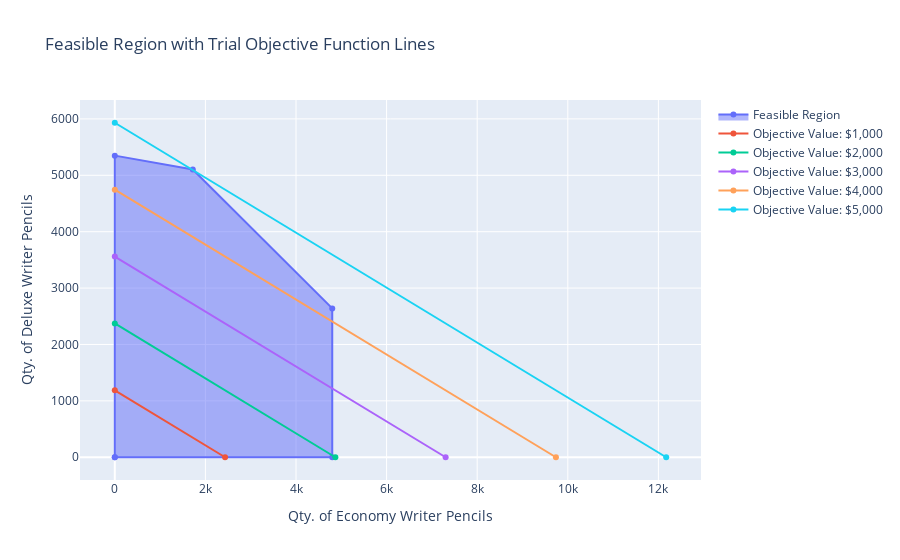

The notebook cell saved with this chart:
### Markdown cell above
### Optimal Solution Investigation

### Code cell
obj_traces = []
for i in [1000, 2000, 3000, 4000, 5000]:
    obj_traces.append(go.Scatter(
        x = [0, i/profit_contrib['Economy']],
        y = [i/profit_contrib['Deluxe'], 0],
        name = f'Objective Value: ${i:,}'
    ))
    
layout['title']['text'] = 'Feasible Region with Trial Objective Function Lines'
fig = go.Figure(data=[feasible_region]+obj_traces, layout=layout)
iplot(fig)

### Figure 1 — Plotly figure (JSON) as saved in the notebook; plotly's stock layout.template omitted (floating-point values rounded to 4 significant figures)
{"data": [{"fill": "toself", "name": "Feasible Region", "type": "scatter", "x": [0, 0, 1722.0, 4800, 4800, 0], "y": [0, 5349.0, 5103.0, 2640, 0, 0]}, {"name": "Objective Value: $1,000", "type": "scatter", "x": [0, 2434.0], "y": [1186.0, 0]}, {"name": "Objective Value: $2,000", "type": "scatter", "x": [0, 4869.0], "y": [2373.0, 0]}, {"name": "Objective Value: $3,000", "type": "scatter", "x": [0, 7303.0], "y": [3559.0, 0]}, {"name": "Objective Value: $4,000", "type": "scatter", "x": [0, 9738.0], "y": [4745.0, 0]}, {"name": "Objective Value: $5,000", "type": "scatter", "x": [0, 12170.0], "y": [5932.0, 0]}], "layout": {"autosize": true, "title": {"text": "Feasible Region with Trial Objective Function Lines"}, "xaxis": {"autorange": true, "range": [-728.4, 12900.0], "title": {"text": "Qty. of Economy Writer Pencils"}, "type": "linear"}, "yaxis": {"autorange": true, "range": [-417.7, 6349.0], "title": {"text": "Qty. of Deluxe Writer Pencils"}, "type": "linear"}}}
